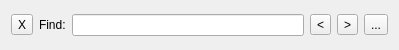
<?xml version="1.0" encoding="UTF-8"?>
<ui version="4.0">
 <class>SearchBar</class>
 <widget class="QWidget" name="SearchBar">
  <property name="geometry">
   <rect>
    <x>0</x>
    <y>0</y>
    <width>399</width>
    <height>50</height>
   </rect>
  </property>
  <property name="windowTitle">
   <string notr="true">SearchBar</string>
  </property>
  <layout class="QHBoxLayout" name="horizontalLayout">
   <item>
    <widget class="QToolButton" name="closeButton">
     <property name="text">
      <string notr="true">X</string>
     </property>
     <property name="icon">
      <iconset theme="dialog-close"/>
     </property>
    </widget>
   </item>
   <item>
    <widget class="QLabel" name="findLabel">
     <property name="text">
      <string>Find:</string>
     </property>
    </widget>
   </item>
   <item>
    <widget class="QLineEdit" name="searchTextEdit"/>
   </item>
   <item>
    <widget class="QToolButton" name="findPreviousButton">
     <property name="text">
      <string notr="true">&lt;</string>
     </property>
     <property name="icon">
      <iconset theme="go-previous"/>
     </property>
    </widget>
   </item>
   <item>
    <widget class="QToolButton" name="findNextButton">
     <property name="text">
      <string notr="true">&gt;</string>
     </property>
     <property name="icon">
      <iconset theme="go-next"/>
     </property>
    </widget>
   </item>
   <item>
    <widget class="QToolButton" name="optionsButton">
     <property name="text">
      <string notr="true">...</string>
     </property>
     <property name="icon">
      <iconset theme="preferences-system"/>
     </property>
     <property name="popupMode">
      <enum>QToolButton::InstantPopup</enum>
     </property>
    </widget>
   </item>
  </layout>
 </widget>
 <resources/>
 <connections/>
</ui>
